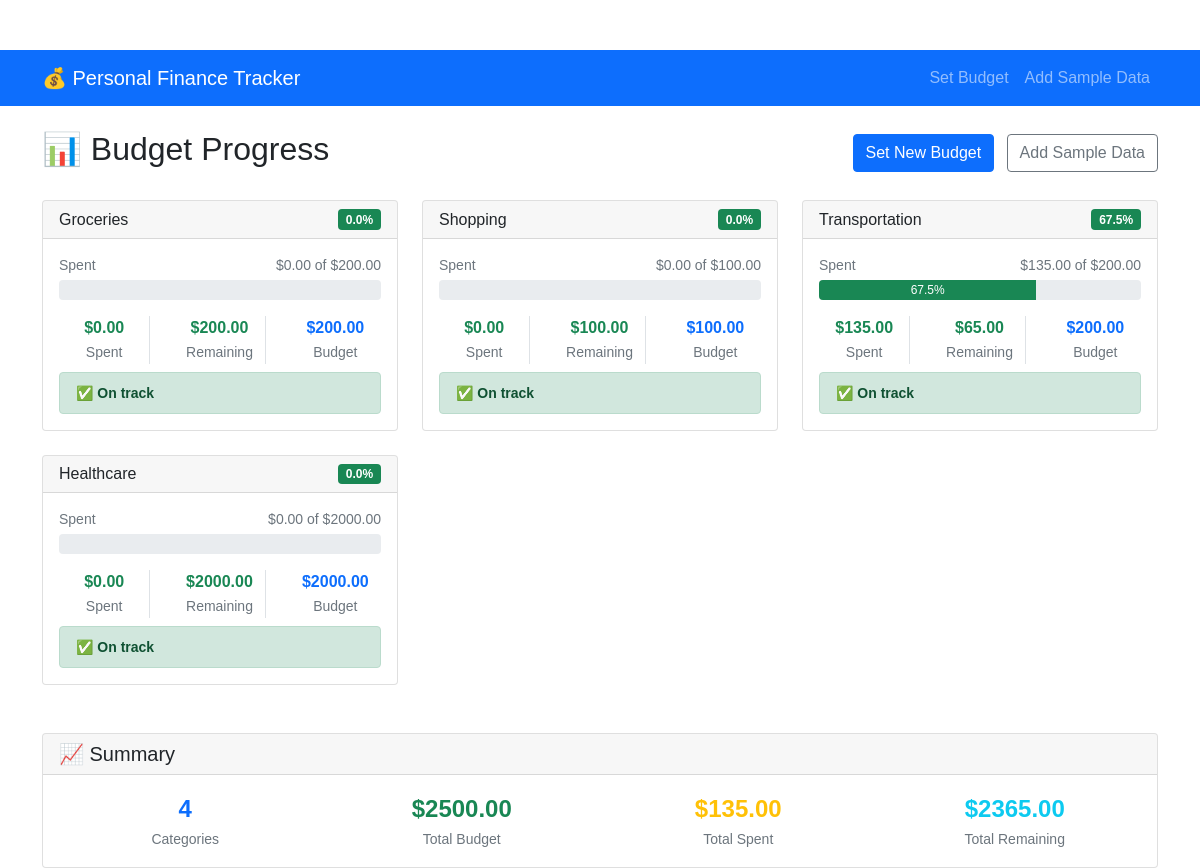
The page /budget_progress (signed in) on the database its author committed.
### my_paldea/paldea_app/models.py (models this page shows, shortened)
class Category(db.Model):
    id = db.Column(db.Integer, primary_key=True)
    name = db.Column(db.String(100), nullable=False, unique=True)

class CategoryBudget(db.Model):
    id = db.Column(db.Integer, primary_key=True)
    user_id = db.Column(db.Integer, db.ForeignKey('user.id'), nullable=False)
    category_id = db.Column(db.Integer, db.ForeignKey('category.id'), nullable=False)
    budget_amount = db.Column(db.Float, nullable=False)
    time_period = db.Column(db.String(20), default='monthly')  # 'monthly', 'yearly', etc.
    user = db.relationship('User', backref='category_budgets')
    category = db.relationship('Category', backref='budgets')

### my_paldea/paldea_app/views.py (the view)
@paldea_app.route('/budget_progress')
@login_required
def budget_progress():
    from datetime import datetime
    budgets = CategoryBudget.query.filter_by(user_id=current_user.id).all()
    now = datetime.utcnow()
    current_month_start = datetime(now.year, now.month, 1)
    transactions = Transaction.query.filter(
        Transaction.user_id == current_user.id,
        Transaction.type == 'expense',
        Transaction.date >= current_month_start
    ).all()
    spending = {}
    for transaction in transactions:
        if transaction.category_id:
            spending[transaction.category_id] = spending.get(transaction.category_id, 0) + transaction.amount
    budget_progress = []
    for budget in budgets:
        spent = spending.get(budget.category_id, 0)
        percentage = (spent / budget.budget_amount) * 100 if budget.budget_amount > 0 else 0
        if percentage < 70:
            color = 'success'
        elif percentage < 90:
            color = 'warning'
        else:
            color = 'danger'
        budget_progress.append({
            'category': budget.category.name,
            'budget_amount': budget.budget_amount,
            'spent': spent,
            'remaining': budget.budget_amount - spent,
            'percentage': min(percentage, 100),
            'color': color
        })
    return render_template('budget_progress.html', budgets=budget_progress)

### my_paldea/paldea_app/models.py (called while the page is built)
    @property
    def is_authenticated(self):
        return True

### my_paldea/paldea_app/views.py (called while the page is built)
@login_manager.user_loader
def load_user(id):
    return User.query.get(int(id))

@paldea_app.before_request
def get_current_user():
    g.user = current_user

### my_paldea/templates/budget_progress.html (shortened to what this page needs)
<!DOCTYPE html>
<html lang="en">
<head>
    <link href="https://cdn.jsdelivr.net/npm/bootstrap@5.1.3/dist/css/bootstrap.min.css" rel="stylesheet">
    <link href="{{ url_for('static', filename='css/main.css') }}" rel="stylesheet">
</head>
<body>
    <nav class="navbar navbar-expand-lg navbar-dark bg-primary">
        <div class="container">
            <a class="navbar-brand" href="{{ url_for('paldea_app.home') }}">💰 Personal Finance Tracker</a>
            <div class="navbar-nav ms-auto">
                <a class="nav-link" href="{{ url_for('paldea_app.budget_form') }}">Set Budget</a>
                <a class="nav-link" href="{{ url_for('paldea_app.add_sample_data') }}">Add Sample Data</a>
            </div>
        </div>
    </nav>
    <div class="container mt-4">
        <div class="row">
            <div class="col-12">
                <div class="d-flex justify-content-between align-items-center mb-4">
                    <h2>📊 Budget Progress</h2>
                    <div>
                        <a href="{{ url_for('paldea_app.budget_form') }}" class="btn btn-primary me-2">Set New Budget</a>
                        <a href="{{ url_for('paldea_app.add_sample_data') }}" class="btn btn-outline-secondary">Add Sample Data</a>
                    </div>
                </div>
                {% if budgets %}
                    <div class="row">
                        {% for budget in budgets %}
                        <div class="col-md-6 col-lg-4 mb-4">
                            <div class="card h-100">
                                <div class="card-header d-flex justify-content-between align-items-center">
                                    <h6 class="mb-0">{{ budget.category }}</h6>
                                    <span class="badge bg-{{ budget.color }}">
                                        {{ "%.1f"|format(budget.percentage) }}%
                                    </span>
                                </div>
                                <div class="card-body">
                                    <div class="mb-3">
                                        <div class="d-flex justify-content-between mb-1">
                                            <small class="text-muted">Spent</small>
                                            <small class="text-muted">${{ "%.2f"|format(budget.spent) }} of ${{ "%.2f"|format(budget.budget_amount) }}</small>
                                        </div>
                                        <div class="progress" style="height: 20px;">
                                            <div class="progress-bar bg-{{ budget.color }}"
                                                 role="progressbar"
                                                 style="width: {{ budget.percentage }}%"
                                                 aria-valuenow="{{ budget.percentage }}"
                                                 aria-valuemin="0"
                                                 aria-valuemax="100">
                                                {{ "%.1f"|format(budget.percentage) }}%
                                            </div>
                                        </div>
                                    </div>
                                    <div class="row text-center">
                                        <div class="col-4">
                                            <div class="border-end">
                                                <div class="fw-bold text-{{ budget.color }}">${{ "%.2f"|format(budget.spent) }}</div>
                                                <small class="text-muted">Spent</small>
                                            </div>
                                        </div>
                                        <div class="col-4">
                                            <div class="border-end">
                                                <div class="fw-bold text-success">${{ "%.2f"|format(budget.remaining) }}</div>
                                                <small class="text-muted">Remaining</small>
                                            </div>
                                        </div>
                                        <div class="col-4">
                                            <div class="fw-bold text-primary">${{ "%.2f"|format(budget.budget_amount) }}</div>
                                            <small class="text-muted">Budget</small>
                                        </div>
                                    </div>
                                    {% if budget.percentage >= 100 %}
                                        <div class="alert alert-danger mt-2 mb-0 py-2">
                                            <small><strong>⚠️ Budget Exceeded!</strong></small>
                                        </div>
                                    {% elif budget.percentage >= 90 %}
                                        <div class="alert alert-warning mt-2 mb-0 py-2">
                                            <small><strong>⚠️ Almost at limit!</strong></small>
                                        </div>
                                    {% elif budget.percentage >= 70 %}
                                        <div class="alert alert-info mt-2 mb-0 py-2">
                                            <small><strong>💡 Getting close to limit</strong></small>
                                        </div>
                                    {% else %}
                                        <div class="alert alert-success mt-2 mb-0 py-2">
                                            <small><strong>✅ On track</strong></small>
                                        </div>
                                    {% endif %}
                                </div>
                            </div>
                        </div>
                        {% endfor %}
                    </div>
                    <div class="card mt-4">
                        <div class="card-header">
                            <h5 class="mb-0">📈 Summary</h5>
                        </div>
                        <div class="card-body">
                            <div class="row text-center">
                                <div class="col-md-3">
                                    <div class="fw-bold text-primary fs-4">{{ budgets|length }}</div>
                                    <small class="text-muted">Categories</small>
                                </div>
                                <div class="col-md-3">
                                    <div class="fw-bold text-success fs-4">${{ "%.2f"|format(budgets|sum(attribute='budget_amount')) }}</div>
                                    <small class="text-muted">Total Budget</small>
                                </div>
                                <div class="col-md-3">
                                    <div class="fw-bold text-warning fs-4">${{ "%.2f"|format(budgets|sum(attribute='spent')) }}</div>
                                    <small class="text-muted">Total Spent</small>
                                </div>
                                <div class="col-md-3">
                                    <div class="fw-bold text-info fs-4">${{ "%.2f"|format(budgets|sum(attribute='remaining')) }}</div>
                                    <small class="text-muted">Total Remaining</small>
                                </div>
                            </div>
                        </div>
                    </div>
                {% endif %}
            </div>
        </div>
    </div>
</body>
</html>

### my_paldea/static/css/main.css (style rules this page uses)
body { padding-top: 50px; font-family: Arial, sans-serif; }

### rows shown on the page
Category: category "Groceries"
CategoryBudget: budget_amount "200.00", budget_amount "200.00"
Category: category "Shopping"
CategoryBudget: budget_amount "100.00", budget_amount "100.00"
Category: category "Transportation"
CategoryBudget: budget_amount "200.00", budget_amount "200.00"
Category: category "Healthcare"
CategoryBudget: budget_amount "2000.00", budget_amount "2000.00"

### other values the page prints
{{ "%.1f"|format(budget.percentage) }} "0.0" "0.0" "67.5" "0.0"
{{ "%.2f"|format(budget.spent) }} "0.00" "0.00" "135.00" "0.00"
{{ "%.2f"|format(budget.remaining) }} "200.00" "100.00" "65.00" "2000.00"
{{ "%.1f"|format(budget.percentage) }} "67.5"
{{ budgets|length }} "4"
{{ "%.2f"|format(budgets|sum(attribute='budget_amount')) }} "2500.00"
{{ "%.2f"|format(budgets|sum(attribute='spent')) }} "135.00"
{{ "%.2f"|format(budgets|sum(attribute='remaining')) }} "2365.00"
